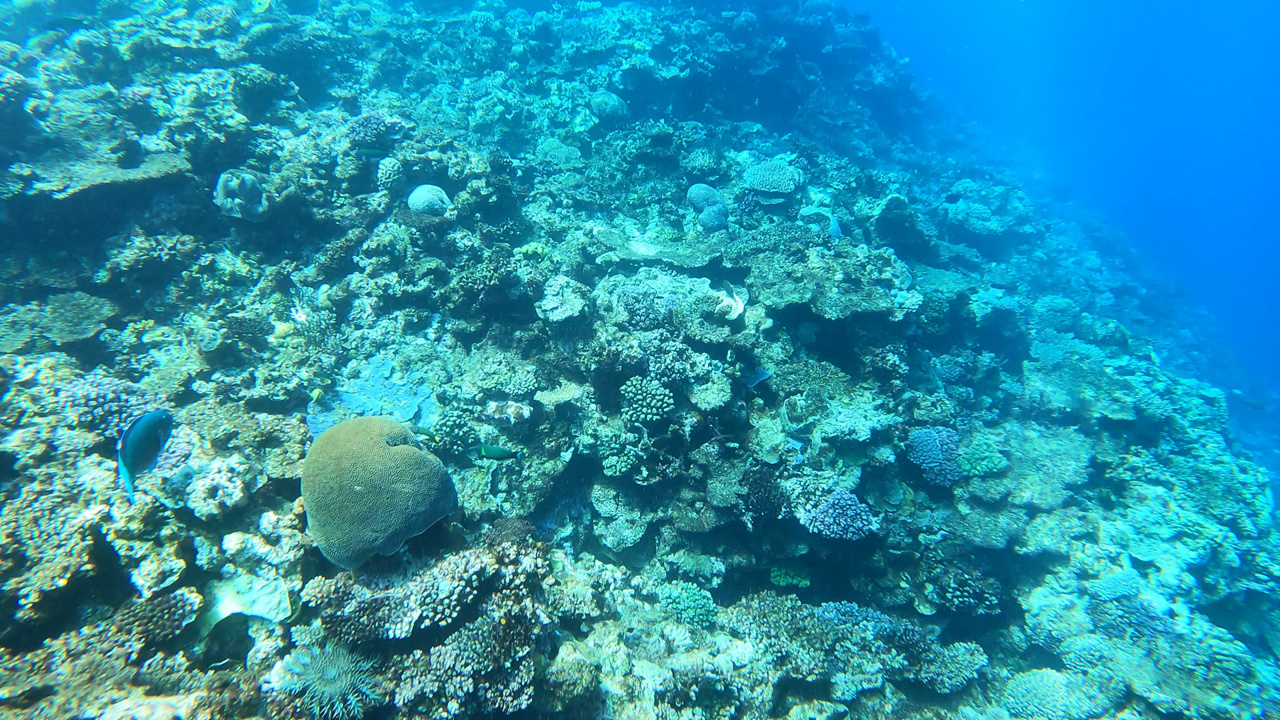
#> input picture underwater_image_enhancement/example_before.jpg, 1280 x 720 px
$ python -i clahe_hsv_enhance.py   (imports and definitions only)
#> lines starting #> are read from the running program, lines starting #| are printed output that depends on the picture
#> further down, picture is the input picture: shape (720, 1280, 3); mean B, G, R 173.4, 148.2, 40.5
import numpy as np
import pandas as pd
import cv2
import os

def clahe_hsv(img):
    hsv_img = cv2.cvtColor(img, cv2.COLOR_BGR2HSV)
#> hsv_img: shape (720, 1280, 3); mean H, S, V 93.3, 198.7, 178

    h, s, v = hsv_img[:,:,0], hsv_img[:,:,1], hsv_img[:,:,2]
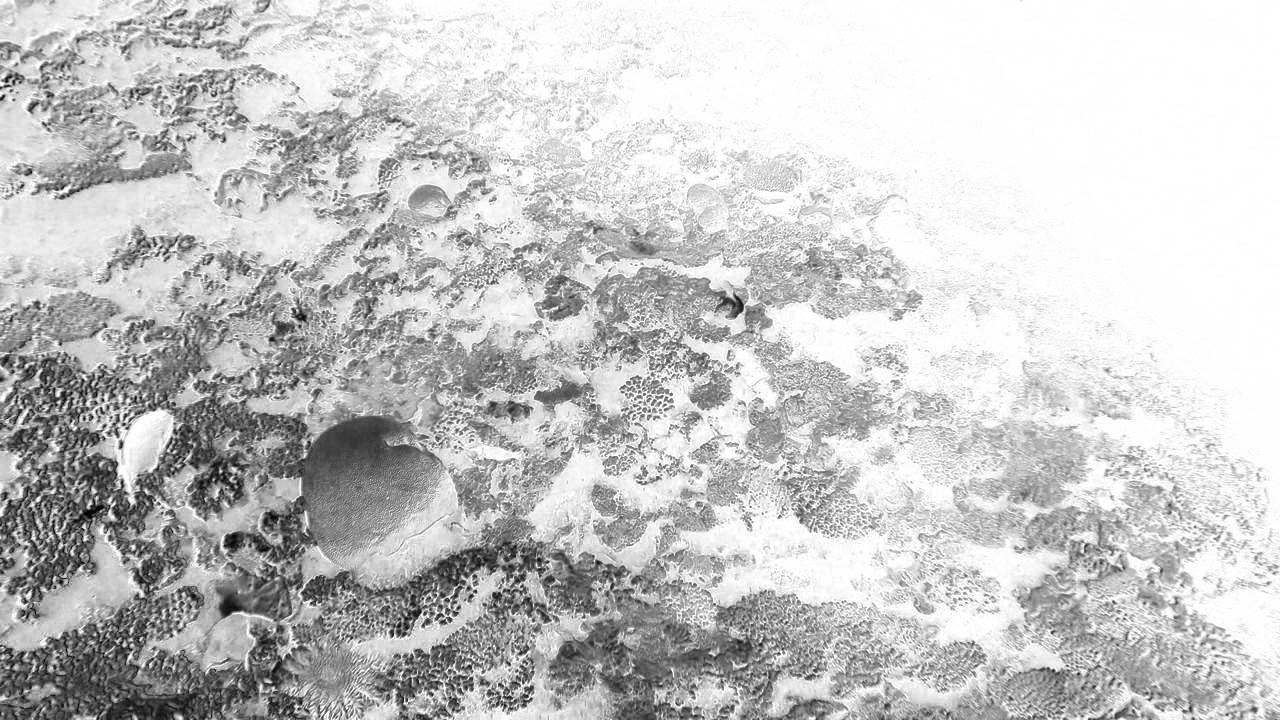
#> s: shape (720, 1280); min 0, max 255, mean 198.7
    clahe = cv2.createCLAHE(clipLimit = 15.0, tileGridSize = (20,20))
    v = clahe.apply(v)
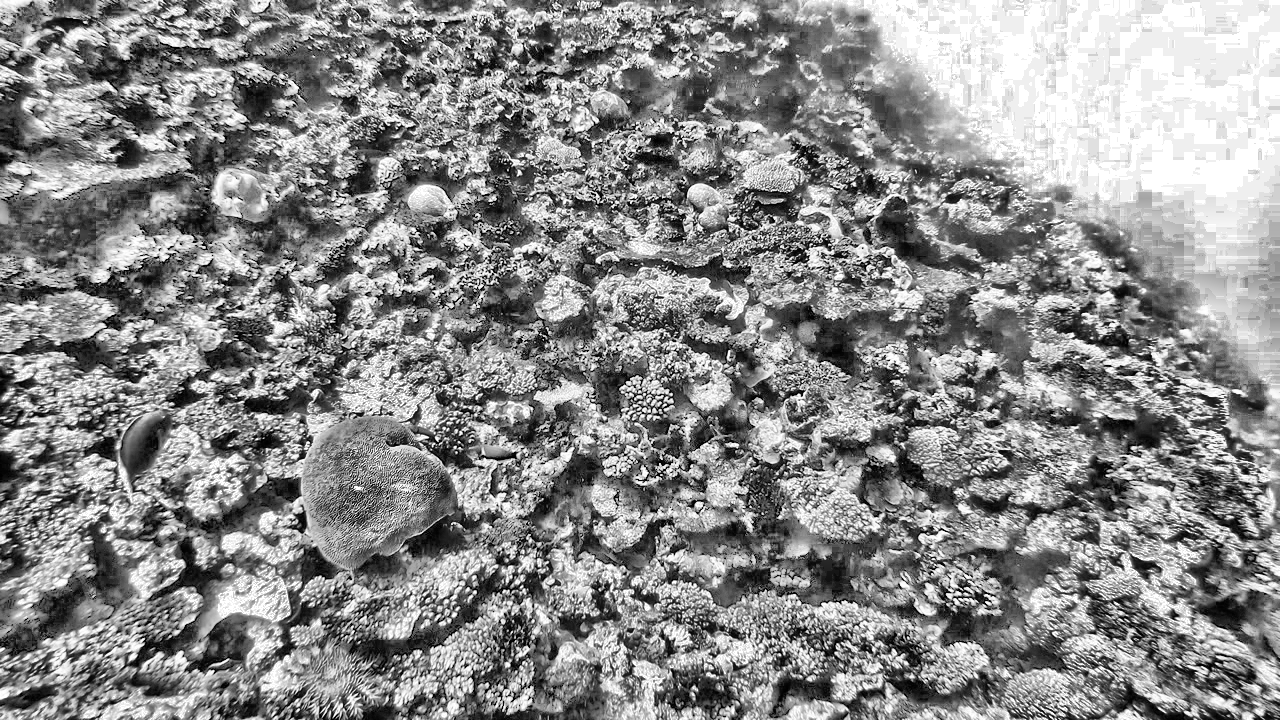
#> v: shape (720, 1280); min 0, max 255, mean 138.8

    hsv_img = np.dstack((h,s,v))
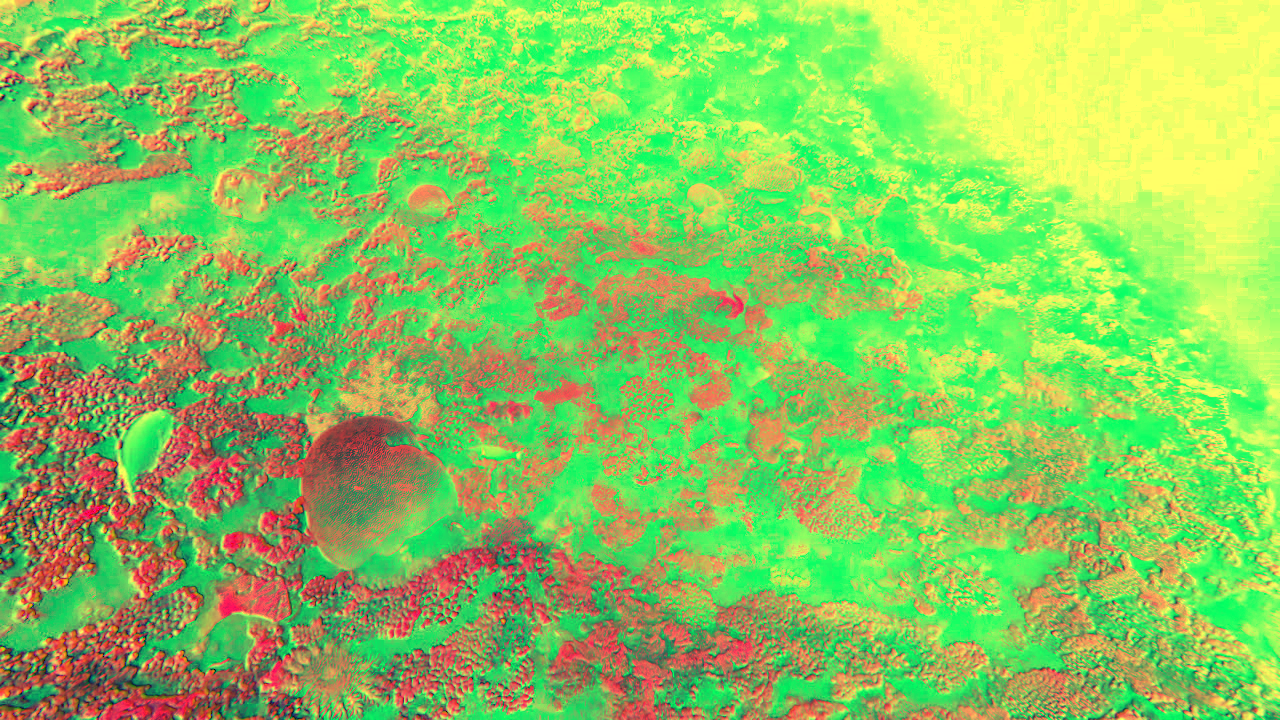
#> hsv_img: shape (720, 1280, 3); mean of channels 0, 1, 2 93.3, 198.7, 138.8; drawn as B, G, R

    rgb = cv2.cvtColor(hsv_img, cv2.COLOR_HSV2RGB)
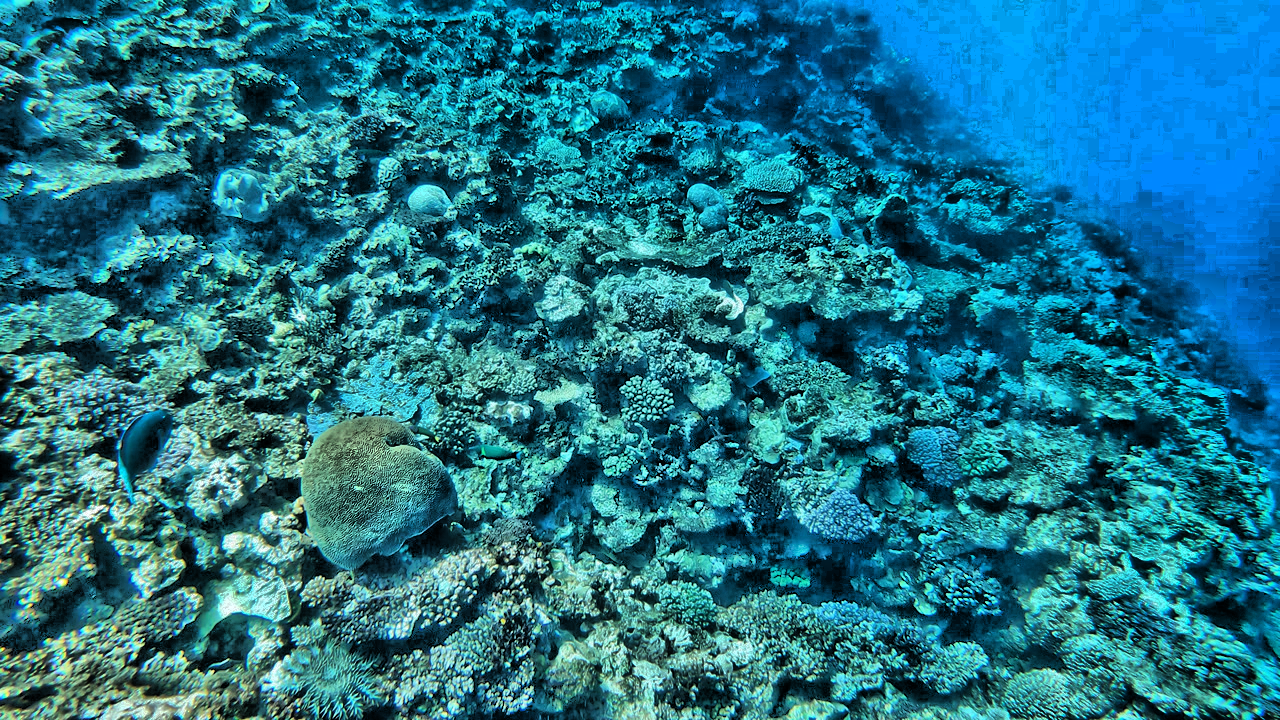
#> rgb: shape (720, 1280, 3); mean R, G, B 34.1, 116.1, 134.8

    return rgb

def apply_clahe_hsv(df: pd.DataFrame, img_dir: str, out_dir: str, video_id: int, video_frame: int):
    img_path = os.path.join(img_dir, os.path.join(f'video_{video_id}', f'{video_frame}.jpg'))
    img = cv2.imread(img_path)
    sceneRadiance = clahe_hsv(img)
    cv2.imwrite(out_dir + 'video_'+str(video_id)+'/' + str(video_frame)+'.jpg', sceneRadiance)

>>> import cv2
>>> picture = cv2.imread('example_before.jpg')
>>> result = clahe_hsv(picture)
